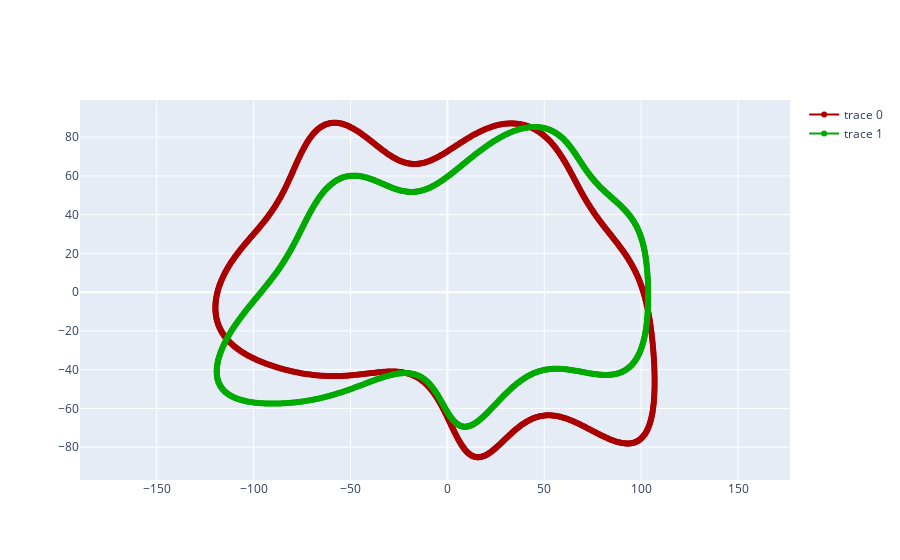
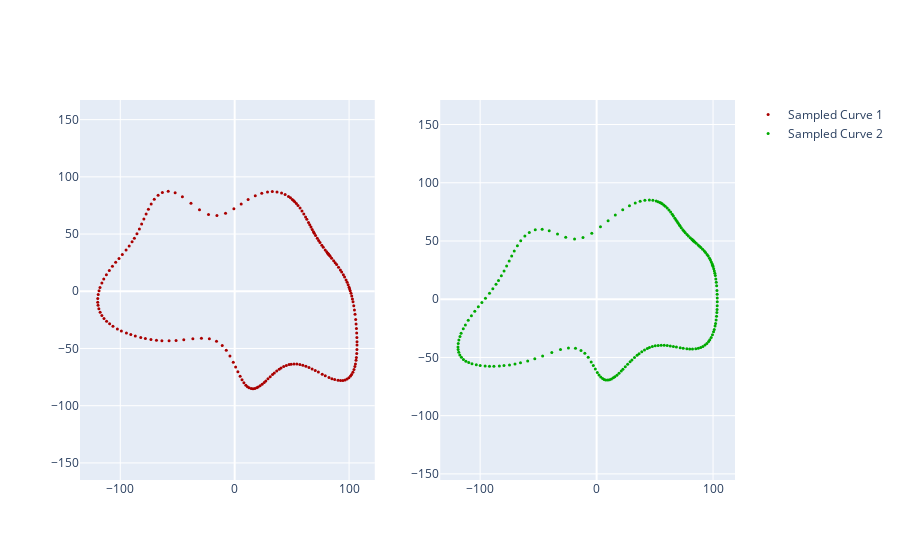
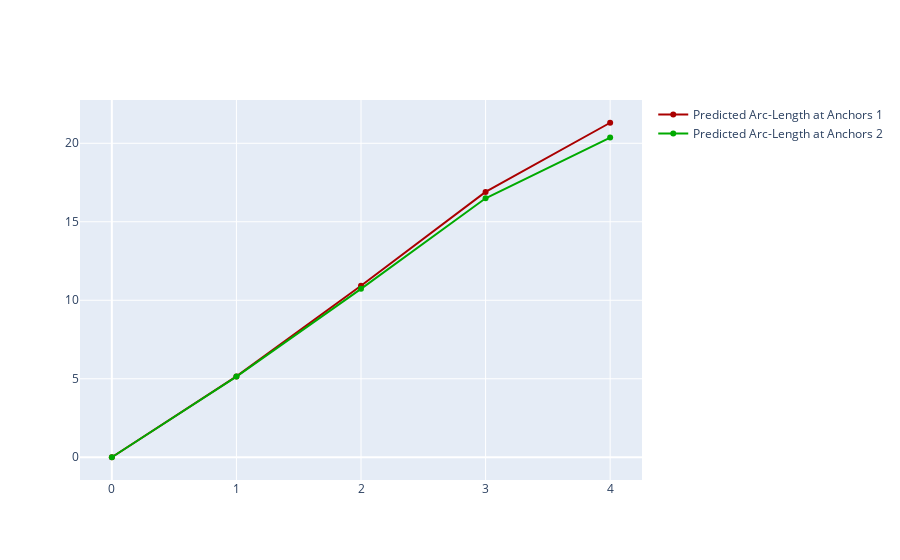

Source (notebook cell) for these figures, in order:
### Markdown cell above
## EVALUATE ARC-LENGTH

### Code cell
import warnings
warnings.filterwarnings("ignore")

true_arclength_colors = ['#FF8C00', '#444444']
predicted_arclength_colors = ['#AA0000', '#00AA00']
sample_colors = ['#AA0000', '#00AA00']
curve_colors = ['#AA0000', '#00AA00']

curve_records = notebook_utils.generate_curve_records(
    arclength_model=arclength_model,
    curvature_model=curvature_model,
    curves=curves,
    transform_type=transform_type,
    comparison_curves_count=comparison_curves_count,
    section_points_count=arclength_sample_points,
    neighborhood_supporting_points_count=curvature_supporting_points_count)

# notebook_utils.plot_curve_arclength_comparisions(
#     curve_records=curve_records, 
#     true_arclength_colors=true_arclength_colors, 
#     predicted_arclength_colors=predicted_arclength_colors, 
#     sample_colors=sample_colors, 
#     curve_color='#FF8C00', 
#     anchor_color='#3333FF', 
#     first_anchor_color='#FF0FF0')

notebook_utils.plot_curve_arclength_comparisons(
    curve_records=curve_records, 
    curve_colors=curve_colors)

# notebook_utils.plot_curve_curvature_comparisons(
#     curve_records=curve_records, 
#     curve_colors=curve_colors)

# notebook_utils.plot_curve_signature_comparisions(
#     curve_records=curve_records, 
#     curve_colors=curve_colors)

### Figure 1 — Plotly figure (JSON) as saved in the notebook; plotly's stock layout.template omitted (floating-point values rounded to 4 significant figures; data arrays with more than 128 entries replaced by an {"elided": "..."} marker saying what was removed)
{"data": [{"line": {"color": "#AA0000", "width": 2}, "mode": "lines+markers", "type": "scatter", "x": {"elided": "963 float values"}, "xaxis": "x", "y": {"elided": "963 float values"}, "yaxis": "y"}, {"line": {"color": "#00AA00", "width": 2}, "mode": "lines+markers", "type": "scatter", "x": {"elided": "963 float values"}, "xaxis": "x", "y": {"elided": "963 float values"}, "yaxis": "y"}], "layout": {"xaxis": {"anchor": "y", "domain": [0, 1]}, "yaxis": {"anchor": "x", "domain": [0, 1], "scaleanchor": "x", "scaleratio": 1}}}

### Figure 2 — Plotly figure (JSON) as saved in the notebook; plotly's stock layout.template omitted (floating-point values rounded to 4 significant figures; data arrays with more than 128 entries replaced by an {"elided": "..."} marker saying what was removed)
{"data": [{"hoverinfo": "skip", "marker": {"cmax": 963, "cmin": 0, "color": "#AA0000", "colorscale": [[0, "#ff0000"], [0.1111, "#ffa700"], [0.2222, "#afff00"], [0.3333, "#08ff00"], [0.4444, "#00ff9f"], [0.5556, "#00b7ff"], [0.6667, "#0010ff"], [0.7778, "#9700ff"], [0.8889, "#ff00bf"], [1, "#ff0000"]], "size": 3}, "mode": "markers", "name": "Sampled Curve 1", "type": "scatter", "x": {"elided": "192 float values"}, "xaxis": "x", "y": {"elided": "192 float values"}, "yaxis": "y"}, {"hoverinfo": "skip", "marker": {"cmax": 963, "cmin": 0, "color": "#00AA00", "colorscale": [[0, "#ff0000"], [0.1111, "#ffa700"], [0.2222, "#afff00"], [0.3333, "#08ff00"], [0.4444, "#00ff9f"], [0.5556, "#00b7ff"], [0.6667, "#0010ff"], [0.7778, "#9700ff"], [0.8889, "#ff00bf"], [1, "#ff0000"]], "size": 3}, "mode": "markers", "name": "Sampled Curve 2", "type": "scatter", "x": {"elided": "192 float values"}, "xaxis": "x2", "y": {"elided": "192 float values"}, "yaxis": "y2"}], "layout": {"xaxis": {"anchor": "y", "domain": [0, 0.45]}, "xaxis2": {"anchor": "y2", "domain": [0.55, 1]}, "yaxis": {"anchor": "x", "domain": [0, 1], "scaleanchor": "x", "scaleratio": 1}, "yaxis2": {"anchor": "x2", "domain": [0, 1], "scaleanchor": "x2", "scaleratio": 1}}}

### Figure 3 — Plotly figure (JSON) as saved in the notebook; plotly's stock layout.template omitted (floating-point values rounded to 4 significant figures)
{"data": [{"line": {"color": "#AA0000", "width": 2}, "marker": {"color": "#AA0000"}, "mode": "lines+markers", "name": "Predicted Arc-Length at Anchors 1", "type": "scatter", "x": [0, 1, 2, 3, 4], "xaxis": "x", "y": [0, 5.149, 10.93, 16.9, 21.31], "yaxis": "y"}, {"line": {"color": "#00AA00", "width": 2}, "marker": {"color": "#00AA00"}, "mode": "lines+markers", "name": "Predicted Arc-Length at Anchors 2", "type": "scatter", "x": [0, 1, 2, 3, 4], "xaxis": "x", "y": [0, 5.137, 10.73, 16.5, 20.36], "yaxis": "y"}], "layout": {"xaxis": {"anchor": "y", "domain": [0, 1]}, "yaxis": {"anchor": "x", "domain": [0, 1]}}}
